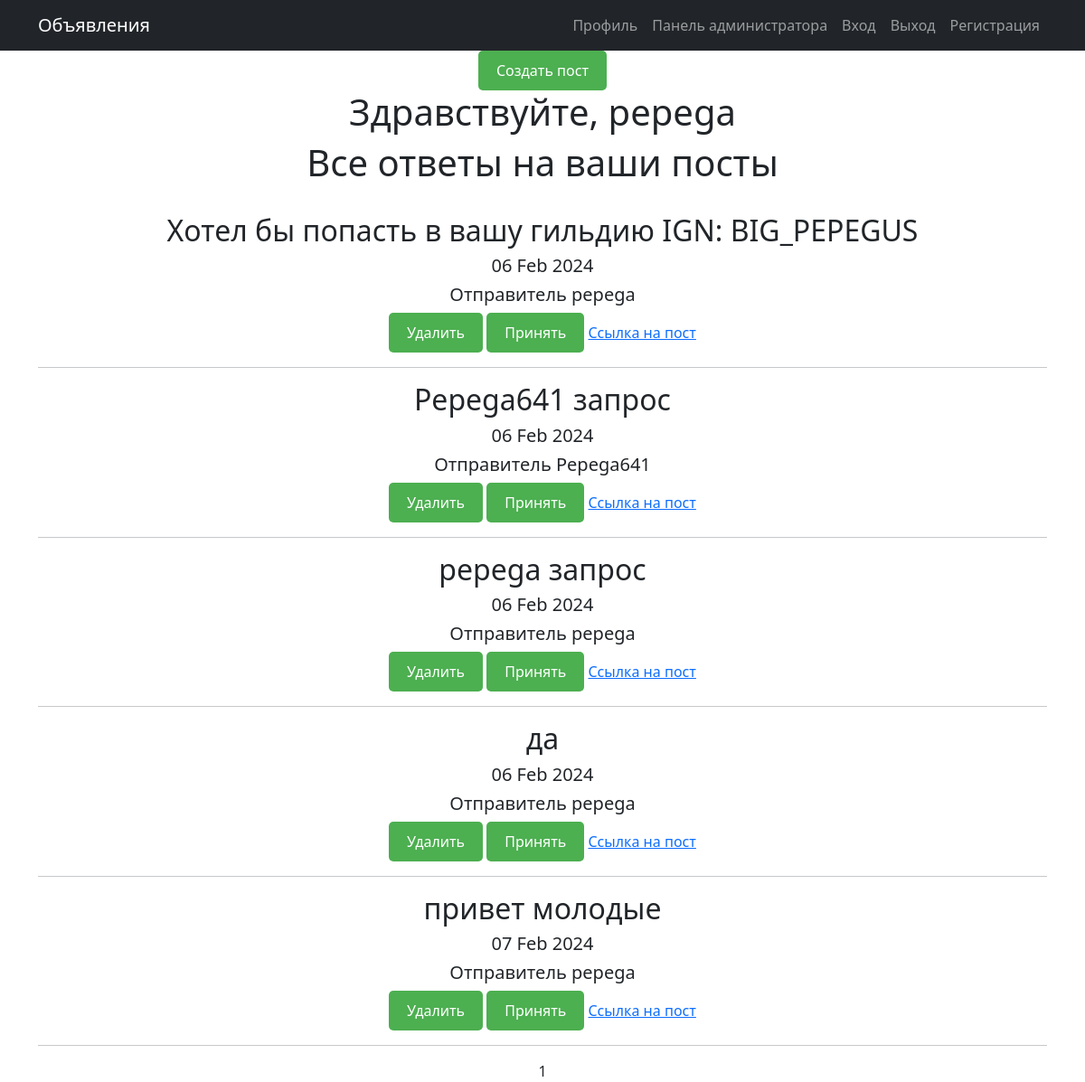
/accounts/profile/ (signed in), run on the app's committed database.
### trade/models.py (models this page shows, shortened)
class Response(models.Model):
    sender = models.ForeignKey(User, on_delete=models.CASCADE)
    post = models.ForeignKey(Post, on_delete=models.CASCADE)
    content = models.TextField(max_length=600, default='None')
    confirmation = models.BooleanField(default=False)
    response_date = models.DateTimeField(auto_now_add=True)

### accounts/views.py (the view)
# urls.py: path('profile/', profile.as_view(), name='profile'),
class profile(ListView):
    model = Response
    ordering = '-response_date'
    template_name = 'profile.html'
    def get_queryset(self):
        current_user = self.request.user
        user_posts = Post.objects.filter(member=current_user.memberuser)
        queryset = Response.objects.filter(post__in=user_posts)
        queryset = queryset.filter(confirmation=False)
        return queryset
    def get_context_data(self, **kwargs):
        context = super().get_context_data(**kwargs)
        context['current_user'] = self.request.user
        return context
    paginate_by = 10
    paginate_by = 10

### templates/profile.html (shortened to what this page needs)
{% extends 'flatpages/default.html' %}
{% load custom_filters %}
{% block content %}
<a href="{% url 'post_create' %}" class="my-button">Создать пост</a>
<h1>Здравствуйте, {{current_user.username}} </h1>
<h1>Все ответы на ваши посты</h1>
<br>
{% for response in object_list %}
<h2>{{ response.content|safe }}</h2>
<h5>{{ response.response_date|date:'d M Y'}}</h5>
<h5>Отправитель {{ response.sender}}</h5>
<a href="{% url 'response_delete' response.pk %}" class="my-button">Удалить</a>
<a href="{% url 'confirm_response' response.id %}" class="my-button">Принять</a>
<a href="{% url 'post_detail' response.post.id %}"> Ссылка на пост</a>
<hr>
{% endfor %}
   {{ page_obj.number }}
{% endblock content %}

### templates/flatpages/default.html (shortened to what this page needs)
{% load static %}
<!DOCTYPE html>
<html lang="en">
    <head>
        <link rel="stylesheet" href="{% static 'css/ckeditor.css' %}">
        {% load static %}
        <link href = "{% static 'css/styles.css' %}" rel="stylesheet" />
    </head>
    <body>
        <nav class="navbar navbar-expand-lg navbar-dark bg-dark">
            <div class="container">
                <a class="navbar-brand" href="/">Объявления</a>
                <div class="collapse navbar-collapse" id="navbarSupportedContent">
                    <ul class="navbar-nav ms-auto mb-2 mb-lg-0">
                        <li class="nav-item"><a class="nav-link" aria-current="page" href="/accounts/profile/">Профиль</a></li>
                        <li class="nav-item"><a class="nav-link" href="/admin/">Панель администратора</a></li>
                        <li class="nav-item"><a class="nav-link" href="/accounts/login/">Вход</a></li>
                        <li class="nav-item"><a class="nav-link" href="/accounts/logout/">Выход</a></li>
                        <li class="nav-item"><a class="nav-link" href="/accounts/signup/">Регистрация</a></li>
                    </ul>
                </div>
            </div>
        </nav>
        <div class="container">
            <div class="row">
                <div class="col-lg-12 text-center">
                    {% block content %}{% endblock content %}
                </div>
            </div>
        </div>
    </body>
</html>

### data on the page
Response: content "Хотел бы попасть в вашу гильдию IGN: BIG_PEPEGUS", response_date "06 Feb 2024", sender "pepega"
Response: content "Pepega641 запрос", response_date "06 Feb 2024", sender "Pepega641"
Response: content "pepega запрос", response_date "06 Feb 2024", sender "pepega"
Response: content "да", response_date "06 Feb 2024", sender "pepega"
Response: content "привет молодые", response_date "07 Feb 2024", sender "pepega"

### other printed values
{{ current_user.username }} "pepega"
{{ page_obj.number }} "1"
